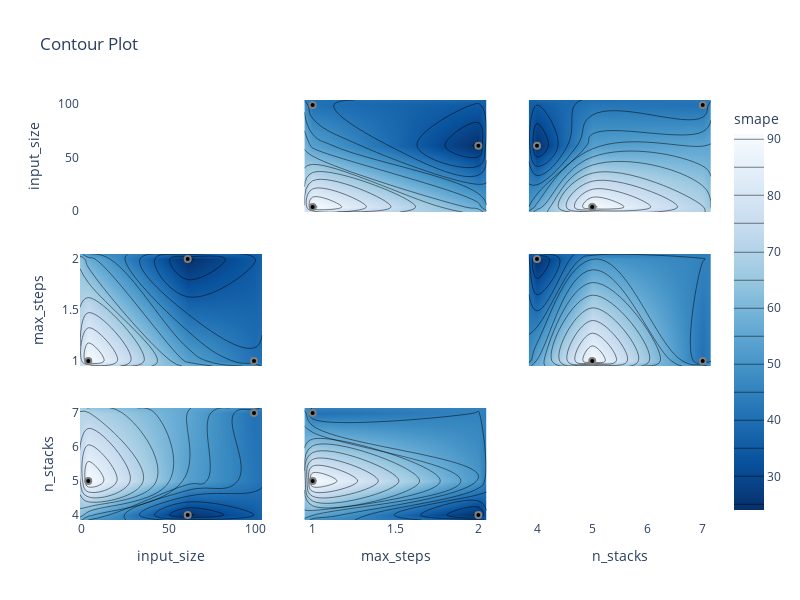

The notebook cell this image was saved under:
### Markdown cell above
### Optuna Graphs

### Code cell
fig = optuna.visualization.plot_contour(
    study_nbeats,
    target=lambda t: t.values[0], target_name="smape",
    params=['input_size','n_stacks','max_steps']
)
fig.update_layout({'height':600, 'width':800, 'plot_bgcolor':'white'})
fig.show()

### Figure 1 — Plotly figure (JSON) as saved in the notebook; plotly's stock layout.template omitted (floating-point values rounded to 4 significant figures)
{"data": [{"type": "scatter", "xaxis": "x", "yaxis": "y"}, {"colorbar": {"title": {"text": "smape"}}, "colorscale": [[0, "rgb(247,251,255)"], [0.125, "rgb(222,235,247)"], [0.25, "rgb(198,219,239)"], [0.375, "rgb(158,202,225)"], [0.5, "rgb(107,174,214)"], [0.625, "rgb(66,146,198)"], [0.75, "rgb(33,113,181)"], [0.875, "rgb(8,81,156)"], [1, "rgb(8,48,107)"]], "connectgaps": true, "contours": {"coloring": "heatmap"}, "hoverinfo": "none", "line": {"smoothing": 1.3}, "reversescale": true, "showscale": true, "type": "contour", "x": [-0.75, 4, 61, 99, 103.8], "xaxis": "x4", "y": [0.95, 1, 2, 2.05], "yaxis": "y4", "z": [[null, null, null, null, null], [null, 90.92, null, 40.8, null], [null, null, 24.02, null, null], [null, null, null, null, null]]}, {"marker": {"color": "black", "line": {"color": "Gray", "width": 2}}, "mode": "markers", "name": "Feasible Trial", "showlegend": false, "type": "scatter", "x": [4, 61, 99], "xaxis": "x4", "y": [1, 2, 1], "yaxis": "y4"}, {"colorbar": {"title": {"text": "smape"}}, "colorscale": [[0, "rgb(247,251,255)"], [0.125, "rgb(222,235,247)"], [0.25, "rgb(198,219,239)"], [0.375, "rgb(158,202,225)"], [0.5, "rgb(107,174,214)"], [0.625, "rgb(66,146,198)"], [0.75, "rgb(33,113,181)"], [0.875, "rgb(8,81,156)"], [1, "rgb(8,48,107)"]], "connectgaps": true, "contours": {"coloring": "heatmap"}, "hoverinfo": "none", "line": {"smoothing": 1.3}, "reversescale": true, "showscale": false, "type": "contour", "x": [-0.75, 4, 61, 99, 103.8], "xaxis": "x7", "y": [3.85, 4, 5, 7, 7.15], "yaxis": "y7", "z": [[null, null, null, null, null], [null, null, 24.02, null, null], [null, 90.92, null, null, null], [null, null, null, 40.8, null], [null, null, null, null, null]]}, {"marker": {"color": "black", "line": {"color": "Gray", "width": 2}}, "mode": "markers", "name": "Feasible Trial", "showlegend": false, "type": "scatter", "x": [4, 61, 99], "xaxis": "x7", "y": [5, 4, 7], "yaxis": "y7"}, {"colorbar": {"title": {"text": "smape"}}, "colorscale": [[0, "rgb(247,251,255)"], [0.125, "rgb(222,235,247)"], [0.25, "rgb(198,219,239)"], [0.375, "rgb(158,202,225)"], [0.5, "rgb(107,174,214)"], [0.625, "rgb(66,146,198)"], [0.75, "rgb(33,113,181)"], [0.875, "rgb(8,81,156)"], [1, "rgb(8,48,107)"]], "connectgaps": true, "contours": {"coloring": "heatmap"}, "hoverinfo": "none", "line": {"smoothing": 1.3}, "reversescale": true, "showscale": false, "type": "contour", "x": [0.95, 1, 2, 2.05], "xaxis": "x2", "y": [-0.75, 4, 61, 99, 103.8], "yaxis": "y2", "z": [[null, null, null, null], [null, 90.92, null, null], [null, null, 24.02, null], [null, 40.8, null, null], [null, null, null, null]]}, {"marker": {"color": "black", "line": {"color": "Gray", "width": 2}}, "mode": "markers", "name": "Feasible Trial", "showlegend": false, "type": "scatter", "x": [1, 2, 1], "xaxis": "x2", "y": [4, 61, 99], "yaxis": "y2"}, {"type": "scatter", "xaxis": "x5", "yaxis": "y5"}, {"colorbar": {"title": {"text": "smape"}}, "colorscale": [[0, "rgb(247,251,255)"], [0.125, "rgb(222,235,247)"], [0.25, "rgb(198,219,239)"], [0.375, "rgb(158,202,225)"], [0.5, "rgb(107,174,214)"], [0.625, "rgb(66,146,198)"], [0.75, "rgb(33,113,181)"], [0.875, "rgb(8,81,156)"], [1, "rgb(8,48,107)"]], "connectgaps": true, "contours": {"coloring": "heatmap"}, "hoverinfo": "none", "line": {"smoothing": 1.3}, "reversescale": true, "showscale": false, "type": "contour", "x": [0.95, 1, 2, 2.05], "xaxis": "x8", "y": [3.85, 4, 5, 7, 7.15], "yaxis": "y8", "z": [[null, null, null, null], [null, null, 24.02, null], [null, 90.92, null, null], [null, 40.8, null, null], [null, null, null, null]]}, {"marker": {"color": "black", "line": {"color": "Gray", "width": 2}}, "mode": "markers", "name": "Feasible Trial", "showlegend": false, "type": "scatter", "x": [1, 2, 1], "xaxis": "x8", "y": [5, 4, 7], "yaxis": "y8"}, {"colorbar": {"title": {"text": "smape"}}, "colorscale": [[0, "rgb(247,251,255)"], [0.125, "rgb(222,235,247)"], [0.25, "rgb(198,219,239)"], [0.375, "rgb(158,202,225)"], [0.5, "rgb(107,174,214)"], [0.625, "rgb(66,146,198)"], [0.75, "rgb(33,113,181)"], [0.875, "rgb(8,81,156)"], [1, "rgb(8,48,107)"]], "connectgaps": true, "contours": {"coloring": "heatmap"}, "hoverinfo": "none", "line": {"smoothing": 1.3}, "reversescale": true, "showscale": false, "type": "contour", "x": [3.85, 4, 5, 7, 7.15], "xaxis": "x3", "y": [-0.75, 4, 61, 99, 103.8], "yaxis": "y3", "z": [[null, null, null, null, null], [null, null, 90.92, null, null], [null, 24.02, null, null, null], [null, null, null, 40.8, null], [null, null, null, null, null]]}, {"marker": {"color": "black", "line": {"color": "Gray", "width": 2}}, "mode": "markers", "name": "Feasible Trial", "showlegend": false, "type": "scatter", "x": [5, 4, 7], "xaxis": "x3", "y": [4, 61, 99], "yaxis": "y3"}, {"colorbar": {"title": {"text": "smape"}}, "colorscale": [[0, "rgb(247,251,255)"], [0.125, "rgb(222,235,247)"], [0.25, "rgb(198,219,239)"], [0.375, "rgb(158,202,225)"], [0.5, "rgb(107,174,214)"], [0.625, "rgb(66,146,198)"], [0.75, "rgb(33,113,181)"], [0.875, "rgb(8,81,156)"], [1, "rgb(8,48,107)"]], "connectgaps": true, "contours": {"coloring": "heatmap"}, "hoverinfo": "none", "line": {"smoothing": 1.3}, "reversescale": true, "showscale": false, "type": "contour", "x": [3.85, 4, 5, 7, 7.15], "xaxis": "x6", "y": [0.95, 1, 2, 2.05], "yaxis": "y6", "z": [[null, null, null, null, null], [null, null, 90.92, 40.8, null], [null, 24.02, null, null, null], [null, null, null, null, null]]}, {"marker": {"color": "black", "line": {"color": "Gray", "width": 2}}, "mode": "markers", "name": "Feasible Trial", "showlegend": false, "type": "scatter", "x": [5, 4, 7], "xaxis": "x6", "y": [1, 2, 1], "yaxis": "y6"}, {"type": "scatter", "xaxis": "x9", "yaxis": "y9"}], "layout": {"height": 600, "plot_bgcolor": "white", "title": {"text": "Contour Plot"}, "width": 800, "xaxis": {"anchor": "y", "domain": [0, 0.2889], "matches": "x7", "range": [-0.75, 103.8], "showticklabels": false}, "xaxis2": {"anchor": "y2", "domain": [0.3556, 0.6444], "matches": "x8", "range": [0.95, 2.05], "showticklabels": false}, "xaxis3": {"anchor": "y3", "domain": [0.7111, 1], "matches": "x9", "range": [3.85, 7.15], "showticklabels": false}, "xaxis4": {"anchor": "y4", "domain": [0, 0.2889], "matches": "x7", "range": [-0.75, 103.8], "showticklabels": false}, "xaxis5": {"anchor": "y5", "domain": [0.3556, 0.6444], "matches": "x8", "range": [0.95, 2.05], "showticklabels": false}, "xaxis6": {"anchor": "y6", "domain": [0.7111, 1], "matches": "x9", "range": [3.85, 7.15], "showticklabels": false}, "xaxis7": {"anchor": "y7", "domain": [0, 0.2889], "range": [-0.75, 103.8], "title": {"text": "input_size"}}, "xaxis8": {"anchor": "y8", "domain": [0.3556, 0.6444], "range": [0.95, 2.05], "title": {"text": "max_steps"}}, "xaxis9": {"anchor": "y9", "domain": [0.7111, 1], "range": [3.85, 7.15], "title": {"text": "n_stacks"}}, "yaxis": {"anchor": "x", "domain": [0.7333, 1], "range": [-0.75, 103.8], "title": {"text": "input_size"}}, "yaxis2": {"anchor": "x2", "domain": [0.7333, 1], "matches": "y", "range": [-0.75, 103.8], "showticklabels": false}, "yaxis3": {"anchor": "x3", "domain": [0.7333, 1], "matches": "y", "range": [-0.75, 103.8], "showticklabels": false}, "yaxis4": {"anchor": "x4", "domain": [0.3667, 0.6333], "range": [0.95, 2.05], "title": {"text": "max_steps"}}, "yaxis5": {"anchor": "x5", "domain": [0.3667, 0.6333], "matches": "y4", "range": [0.95, 2.05], "showticklabels": false}, "yaxis6": {"anchor": "x6", "domain": [0.3667, 0.6333], "matches": "y4", "range": [0.95, 2.05], "showticklabels": false}, "yaxis7": {"anchor": "x7", "domain": [0, 0.2667], "range": [3.85, 7.15], "title": {"text": "n_stacks"}}, "yaxis8": {"anchor": "x8", "domain": [0, 0.2667], "matches": "y7", "range": [3.85, 7.15], "showticklabels": false}, "yaxis9": {"anchor": "x9", "domain": [0, 0.2667], "matches": "y7", "range": [3.85, 7.15], "showticklabels": false}}}
